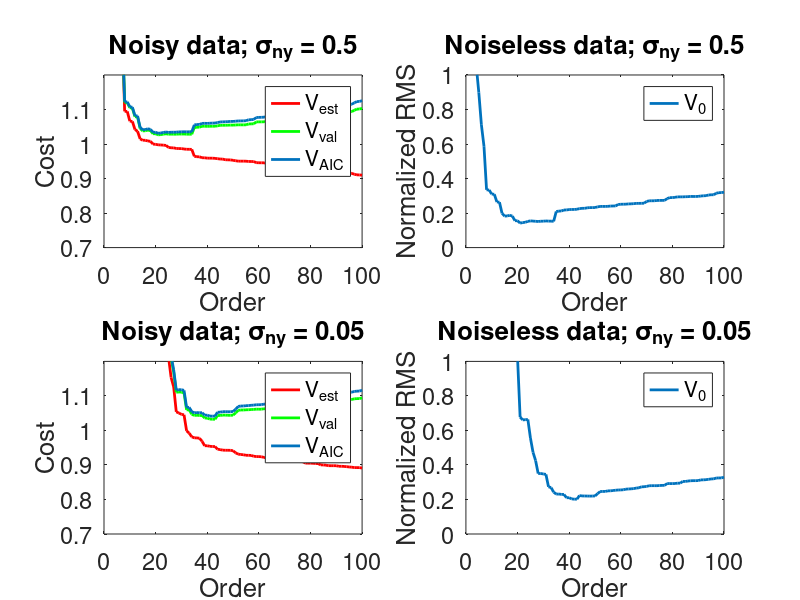

Write the MATLAB code that produced this figure.
%--------------------------------------------------------------------------
% Marie Valenduc and Willem Melis (November 2016) 
% System identification and modeling - Session 2
%--------------------------------------------------------------------------
clear all; close all;

% data
N_est = 1000;                               % size of the estimation set
N_val = 10000;                              % size of the validation set
N = N_est + N_val; 
index_est = 1:N_est;
index_val = N_est+1:N;
% random_indices = randperm(N);
% index_est = random_indices(1:N_est);
% index_val = random_indices(N_est+1:N);

stdev_u0 = 1;
stdev_ny = 0.5;

for k =1:2:3
    % generation of the data
    
    % [B,A] = cheby1(N,R,Wp) designs an Nth order lowpass digital Chebyshev
    % filter with R decibels of peak-to-peak ripple in the passband. cheby1
    % returns the filter coefficients in length N+1 vectors B (numerator) and
    % A (denominator). The passband-edge frequency Wp.
    [b,a] = cheby1(3,0.5,[2*0.15 2*0.3]);   % transfer function G0
    u0 = stdev_u0*randn(N,1);               % input
    ny = stdev_ny*randn(N,1);               % noise on the ouput
    y0 = filter(b,a,u0);                    % noiseless on the ouput
    y = y0 + ny;                            % noisy ouput
    
    for order = 1:100
        % building matrix K(u0)
        t = toeplitz(u0(index_est));
        K = tril(t);
        K = K(:,1:order);
        
        % solving the system
        g = K\y(index_est);
        
        % output of the FIR system
        y_hat = filter(g,1,u0);

        % computing the least squares cost functions V_LS
        % based on the estimation set
        V_LS_est(order) = sum((y(index_est) - y_hat(1:N_est)).^2)/N_est; 
        % based on the validation set
        V_LS_val(order) = sum((y(index_val) - y_hat(N_est+1:N_est+N_val)).^2)/N_val;
        
        % computing the Akaike cost function V_AIC
        V_AIC(order) = V_LS_val(order)*(1+2*(order+1)/N_val);
        
        % computing the error V_0
        V_0(order) = sum((y0(index_val) - y_hat(index_val)).^2)/N_val;       
    end
    
    disp(['- - - Results for sigma_ny = ',num2str(stdev_ny)]);
    [~,indexmin] = min(V_AIC);
    disp(['The optimal order given by the AIC is ',num2str(indexmin)]);
    
    [~,indexmin] = min(V_LS_val);
    disp(['The optimal order given by the validation set is ',num2str(indexmin)]);
    
    figure(1); subplot(2,2,k)
    plot(V_LS_est./stdev_ny^2,'r','LineWidth',2); hold all;
    plot(V_LS_val./stdev_ny^2,'g','LineWidth',2); hold all;
    plot(V_AIC./stdev_ny^2,'LineWidth',2)
    set(gca, 'fontsize', 17);
    xlim([0,100]); ylim([0.7, 1.2]);
    ylabel('Cost'); xlabel('Order');
    legend('V_{est}','V_{val}','V_{AIC}');
    if(k==1) title('Noisy data; \sigma_{ny} = 0.5'); 
    elseif(k==3) title('Noisy data; \sigma_{ny} = 0.05'); 
    end
    
    figure(1); subplot(2,2,k+1)
    plot(sqrt(V_0/stdev_ny^2),'LineWidth',2)
    set(gca, 'fontsize', 17);
    xlim([0,100]); ylim([0, 1]);
    ylabel('Normalized RMS'); xlabel('Order');
    legend('V_0');
    if(k==1) title('Noiseless data; \sigma_{ny} = 0.5'); 
    elseif(k==3) title('Noiseless data; \sigma_{ny} = 0.05'); 
    end
    
    stdev_ny = 0.05;                        % for second experiment
end
